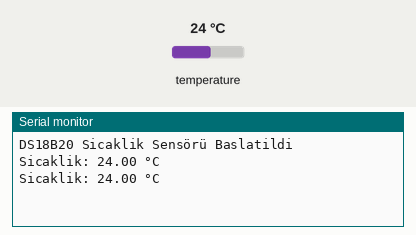
Bench run of a sketch on a simulated Arduino Uno, built with avr-gcc and run on an emulated ATmega328P. Parts: the last lines printed to the serial monitor. Inputs (shaded band) come from the test bench; at power-on: temperature 24 °C.

Above: at 2.5 s.
2.6 s: temperature set to 12 °C
At 3.4 s:
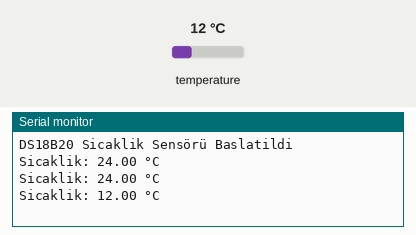
4.1 s: temperature set to 19 °C
At 5.4 s:
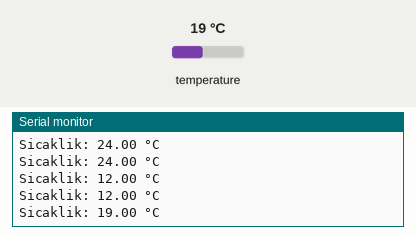
Timing chart, 0 to 7.1 s (numbered marks = the images above; inputs shaded):
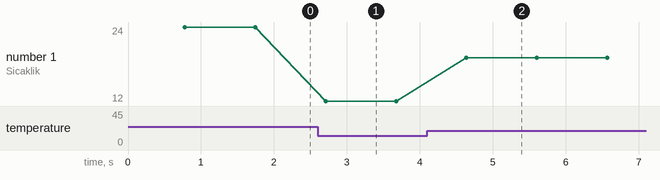

Measured:
- after the input at 2.6 s, the serial monitor: prints a new line after 0.11 s (image 1)
- after the input at 4.1 s, the serial monitor: prints a new line after 0.54 s (image 2)
- plotted number 1: 24 → 12 after the input at 2.6 s, 12 → 19 after the input at 4.1 s

The sketch:

s_cakl_k_sens_r_.ino
```cpp
#include <OneWire.h>

#include <DallasTemperature.h>


#include <OneWire.h>
#include <DallasTemperature.h>
#define ONE_WIRE_BUS 2
OneWire oneWire(ONE_WIRE_BUS);
DallasTemperature sensors(&oneWire);


void setup() {
Serial.begin(9600);
sensors.begin();
Serial.println("DS18B20 Sicaklik Sensörü Baslatildi");
}


void loop() {

sensors.requestTemperatures();
float sicaklik = sensors.getTempCByIndex(0);

Serial.print("Sicaklik: ");
  Serial.print(sicaklik);
  Serial.println(" °C");

  delay(200);
}
```
